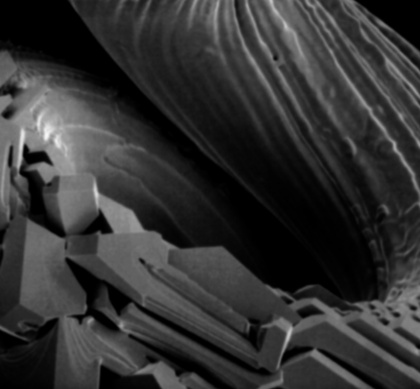
%> input picture 数据/test1.jpg, 420 x 389 px, shrunk from 572 x 530 before the run
$ octave sy1.m   (GNU Octave 9; MATLAB toolbox functions it lacks are replaced by stand-ins)
%> lines starting %> are read from the running program, lines starting %| are printed output that depends on the picture
%% 实验1.1图像灰度线性变换
grayImage = imread('数据/test1.jpg');
%> grayImage is the input picture: size 389x420 uint8; min 0, max 246, mean 50.3
% 转换为灰度图像（如果它不是灰度图像）
% grayImage = rgb2gray(image);
% 计算直方图
histogram = imhist(grayImage);
%> histogram = 256 values, max 14683 at index 1, min 0 at index 240, mean 638.2

% 显示直方图
figure;
bar(histogram);
title('灰度直方图');
xlabel('灰度值');
ylabel('频数');
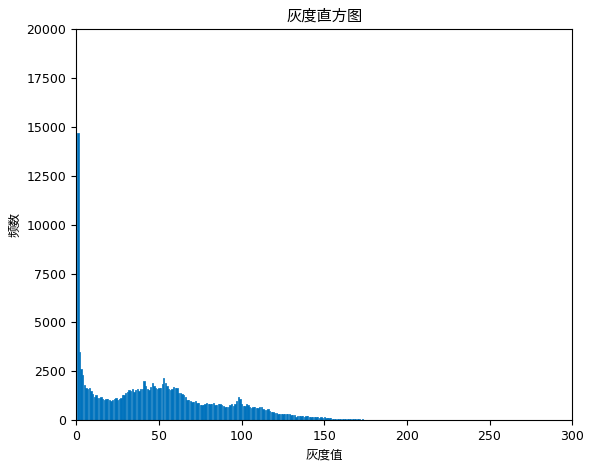
%> figure redrawn from the program's plot data; tallest bar 14683 high, from x = 0.6 to 1.4

% 定义原始灰度范围 [fa, fb] 和目标灰度范围 [ga, gb]
fa = 50; % 示例值
fb = 200; % 示例值
ga = 100; % 示例值
gb = 250; % 示例值

% 线性变换
slope = (gb - ga) / (fb - fa);
intercept = ga - slope * fa;
transformedImage = uint8(zeros(size(grayImage)));
for i = 1:size(grayImage, 1)
    for j = 1:size(grayImage, 2)
        transformedValue = slope * double(grayImage(i, j)) + intercept;
        transformedValue = min(max(transformedValue, ga), gb); % 确保值在 [ga, gb] 范围内
        transformedImage(i, j) = uint8(transformedValue);
    end
end
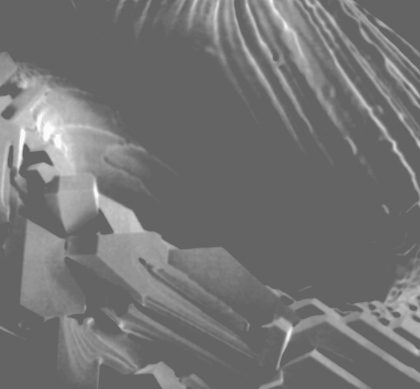
%> transformedImage: size 389x420 uint8; min 100, max 250, mean 116.1

% 显示原始图像和变换后的图像
figure;
subplot(1, 2, 1);
imshow(grayImage);
title('原始灰度图像');

subplot(1, 2, 2);
imshow(transformedImage);
title('变换后的灰度图像');
%% 实验1.2图像的均衡化处理
% 读取灰度图像
grayImage = imread('数据/test2.jpg');
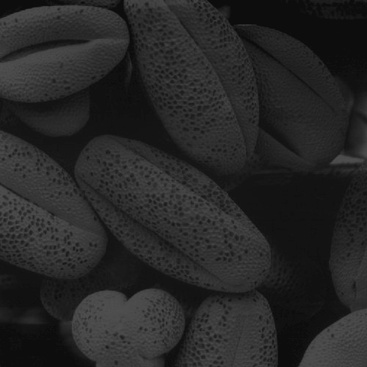
%> input picture 数据/test2.jpg, 367 x 367 px, shrunk from 500 x 500 before the run
%> grayImage is the input picture: size 367x367 uint8; min 9, max 82, mean 38.7

% 计算原始图像的直方图
originalHistogram = imhist(grayImage);
%> originalHistogram = 256 values, max 7721 at index 20, min 0 at index 1, mean 526.1

% 进行图像均衡化处理
equalizedImage = histeq(grayImage);
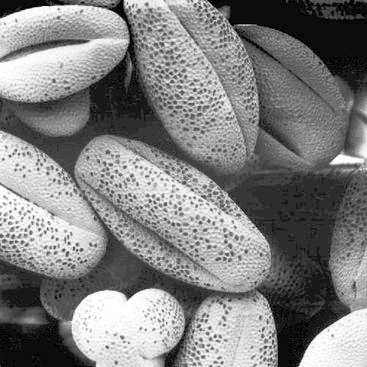
%> equalizedImage: size 367x367 uint8; min 0, max 255, mean 128.2

% 计算均衡化后图像的直方图
equalizedHistogram = imhist(equalizedImage);
%> equalizedHistogram = 256 values, max 8047 at index 13, min 0 at index 2, mean 526.1

% 显示原始图像和均衡化后的图像及其直方图
figure;
subplot(2, 2, 1);
imshow(grayImage);
title('原始灰度图像');

subplot(2, 2, 2);
imshow(equalizedImage);
title('均衡化后的灰度图像');

subplot(2, 2, 3);
bar(originalHistogram);
title('原始灰度直方图');
xlabel('灰度值');
ylabel('频数');

subplot(2, 2, 4);
bar(equalizedHistogram);
title('均衡化后的灰度直方图');
xlabel('灰度值');
ylabel('频数');
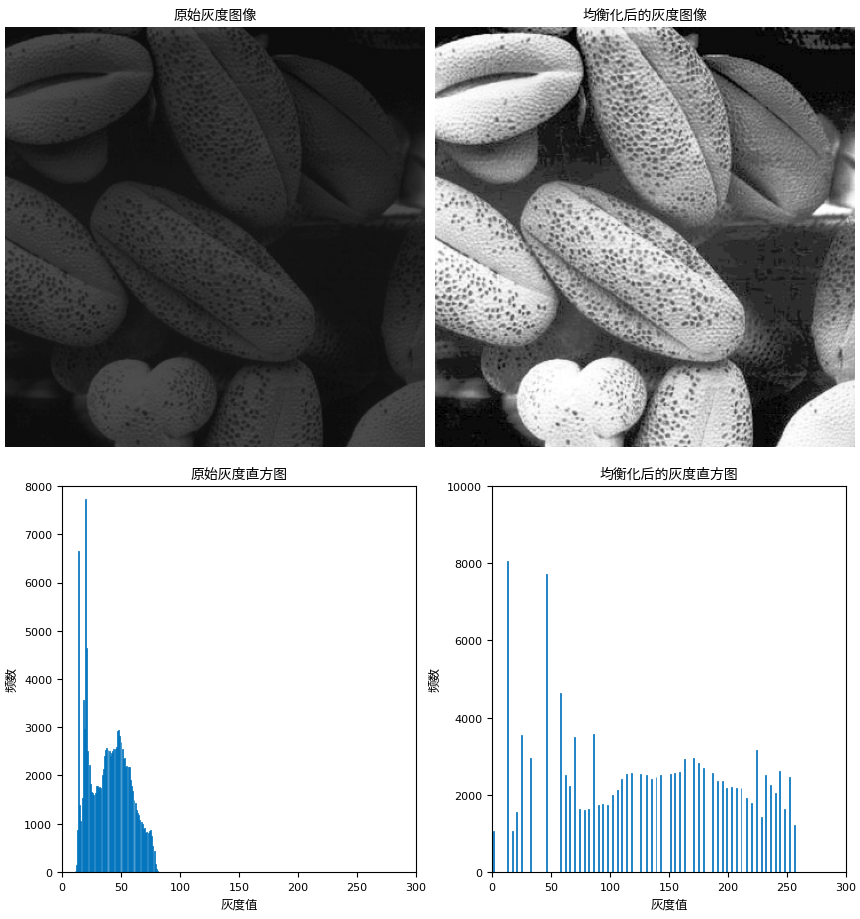
%> figure redrawn from the program's plot data, 4 panels
